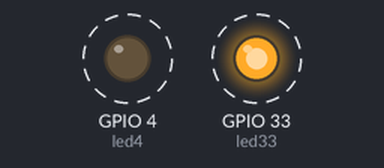
Recording of a program running on a simulated ESP32 board running MicroPython. Parts: output pins drawn as LEDs (lit = HIGH). Dashed ring = blinking. At 2.4 s the program stops and its outputs stay as they are.

Above: at 0.5 s.
Timing chart, 0 to 3.0 s (numbered marks = the images above):
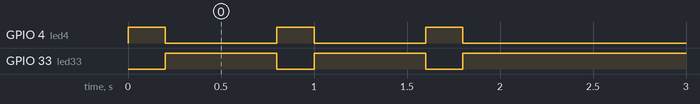

The program:

make_both_while_lights_turn_on.py
```python
from machine import Pin
import time

def blink_both(times, on, off):
    led4 = Pin(4, Pin.OUT, value=0)
    led33 = Pin(33, Pin.OUT, value=1)

    count = 0

    while count < times:
        led4.value(1)
        led33.value(0)
        time.sleep_ms(on)

        led4.value(0)
        led33.value(1)
        time.sleep_ms(off)

        count += 1

blink_both(3, 200, 600)
```

Measured:
- by itself, GPIO 4 (led4): alternates HIGH for 0.20 s and LOW for 0.60 s, 6 changes in all, then stays LOW
- by itself, GPIO 33 (led33): alternates HIGH for 0.60 s and LOW for 0.20 s, 5 changes in all, then stays HIGH
